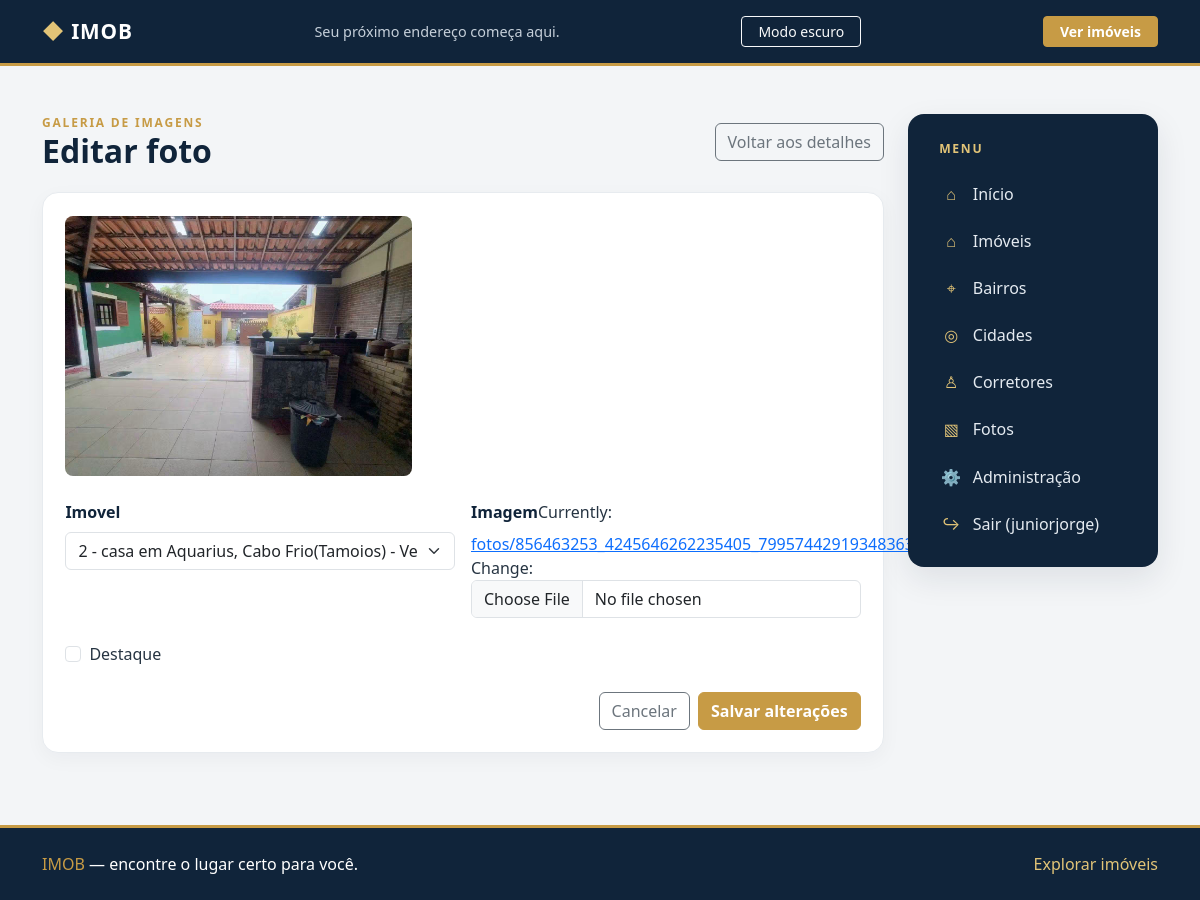
The page /fotos/17/editar/ (signed in) on the database its author committed.
### Fotos/models.py (models this page shows, shortened)
class Fotoimovel(models.Model):
    MAX_FOTOS_POR_IMOVEL = 12
    imovel = models.ForeignKey('Imoveis.Imovel', on_delete=models.CASCADE, related_name='fotos')
    imagem = models.ImageField(upload_to='fotos/')
    destaque = models.BooleanField(default=False)

### Fotos/views.py (the view, shortened to what this page needs)
# urls.py: path('fotos/<int:pk>/editar/', login_required(views.FotoimovelUpdateView.as_view()), name='fotos_update'),
class FotoimovelUpdateView(FotoimovelWebContextMixin, FotoimovelFormStyleMixin, UpdateView):
    model = Fotoimovel
    form_class = FotoImovelForm
    template_name = 'fotos_update.html'
    success_url = reverse_lazy('fotos_list')

### Fotos/forms.py
class FotoImovelForm(forms.ModelForm):
    class Meta:
        model = Fotoimovel
        fields = '__all__'

### Fotos/views.py (called while the page is built)
    def get_context_data(self, **kwargs):
        context = super().get_context_data(**kwargs)
        context.update({
            "list_url": "fotos_list",
            "create_url": "fotos_create",
            "detail_url": "fotos_detail",
            "update_url": "fotos_update",
            "delete_url": "fotos_delete",
        })
        return context

    def get_form(self, form_class=None):
        form = super().get_form(form_class)
        for field in form.fields.values():
            input_type = getattr(field.widget, "input_type", None)
            if input_type == "checkbox":
                field.widget.attrs["class"] = "form-check-input"
            elif input_type == "select":
                field.widget.attrs["class"] = "form-select"
            elif input_type == "file":
                field.widget.attrs.setdefault("class", "form-control")
            else:
                field.widget.attrs["class"] = "form-control"
        return form

### Imoveis/models.py (called while the page is built)
    def __str__(self):
        return f"{self.id} - {self.tipo} em {self.bairro.nome}, {self.cidade.nome} - {self.finalidade.capitalize()} - R$ {self.valor:,.2f}"

### Fotos/templates/fotos_update.html (shortened to what this page needs)
{% extends "base.html" %}
{% block content %}
<div class="page-heading"><div><div class="page-kicker">Galeria de imagens</div><h1 class="page-title h2">Editar foto</h1></div><a class="btn btn-outline-secondary" href="{% url detail_url object.pk %}">Voltar aos detalhes</a></div>
<div class="panel">{% if object.imagem %}<div class="mb-4"><img src="{{ object.imagem.url }}" alt="Foto atual do imóvel" class="img-fluid rounded-3" style="max-height:260px"></div>{% endif %}<form method="post" enctype="multipart/form-data" novalidate>{% csrf_token %}{% if form.non_field_errors %}<div class="alert alert-danger">{{ form.non_field_errors }}</div>{% endif %}<div class="row g-3">{% for field in form %}<div class="col-md-6">{% if field.field.widget.input_type == "checkbox" %}<div class="form-check mt-2">{{ field }}<label class="form-check-label" for="{{ field.id_for_label }}">{{ field.label }}</label></div>{% else %}<label class="form-label" for="{{ field.id_for_label }}">{{ field.label }}</label>{{ field }}{% endif %}{% for error in field.errors %}<div class="text-danger small mt-1">{{ error }}</div>{% endfor %}</div>{% endfor %}</div><div class="d-flex justify-content-end gap-2 mt-4"><a class="btn btn-outline-secondary" href="{% url detail_url object.pk %}">Cancelar</a><button class="btn btn-gold" type="submit">Salvar alterações</button></div></form></div>
{% endblock %}

### app/templates/base.html (shortened to what this page needs)
{% load static %}
<!doctype html>
<html lang="pt-BR">
<head>
    <link href="https://cdn.jsdelivr.net/npm/bootstrap@5.3.3/dist/css/bootstrap.min.css" rel="stylesheet">
</head>
<body>
    <header class="site-header">
        <div class="container py-3 d-flex align-items-center justify-content-between gap-3">
            <a class="brand" href="{% url 'home' %}"><span class="brand-mark">◆</span> IMOB</a>
            <span class="header-note">Seu próximo endereço começa aqui.</span>
            <button class="btn btn-outline-light btn-sm px-3" id="theme-toggle" type="button" aria-pressed="false">
            </button>
            {% if user.is_authenticated %}
                <a class="btn btn-gold btn-sm px-3" href="{% url 'imoveis_list' %}">Ver imóveis</a>
            {% else %}
                <a class="btn btn-gold btn-sm px-3" href="{% url 'login' %}">Entrar</a>
            {% endif %}
        </div>
    </header>
    <main class="site-main container py-4 py-lg-5">
        <div class="page-layout{% if request.resolver_match.url_name == 'login' %} page-layout-login{% endif %}">
            <section class="page-content">
                {% block content %}{% endblock %}
            </section>
            {% if request.resolver_match.url_name != 'login' %}
                <aside class="side-menu" aria-label="Menu principal">
                    <div class="side-menu-title">Menu</div>
                    <nav>
                        <a class="side-link" href="{% url 'home' %}"><span class="side-icon">⌂</span> Início</a>
                        <a class="side-link" href="{% url 'imoveis_list' %}"><span class="side-icon">⌂</span> Imóveis</a>
                        {% if user.is_authenticated %}
                            <a class="side-link" href="{% url 'bairros_list' %}"><span class="side-icon">⌖</span> Bairros</a>
                            <a class="side-link" href="{% url 'cidades_list' %}"><span class="side-icon">◎</span> Cidades</a>
                            <a class="side-link" href="{% url 'corretores_list' %}"><span class="side-icon">♙</span> Corretores</a>
                            <a class="side-link" href="{% url 'fotos_list' %}"><span class="side-icon">▧</span> Fotos</a>
                            <a class="side-link" href="/admin/"><span class="side-icon">⚙</span> Administração</a>
                            <form method="post" action="{% url 'logout' %}">
                                <button class="side-link w-100 border-0 bg-transparent text-start" type="submit">
                                    <span class="side-icon">↪</span> Sair ({{ user.username }})
                                </button>
                            </form>
                        {% else %}
                            <a class="side-link" href="{% url 'login' %}"><span class="side-icon">↪</span> Entrar</a>
                        {% endif %}
                    </nav>
                </aside>
            {% endif %}
        </div>
    </main>
    <footer class="site-footer mt-4">
        <div class="container py-4 d-flex flex-column flex-sm-row justify-content-between align-items-sm-center gap-2">
            <span><span class="text-gold">IMOB</span> &mdash; encontre o lugar certo para você.</span>
            <a class="footer-link" href="{% url 'imoveis_list' %}">Explorar imóveis</a>
        </div>
    </footer>
</body>
</html>

### app/templates/base.html (style rules this page uses)
:root { --navy: #10243a; --navy-light: #183652; --gold: #c79b45; --gold-light: #e2c477; --ink: #263442; --muted: #728091; --surface: #fff; --page: #f3f5f7; }
body { min-height: 100vh; display: flex; flex-direction: column; background: var(--page); color: var(--ink); }
.site-header, .site-footer { background: var(--navy); color: #fff; }
.site-header { border-bottom: 3px solid var(--gold); }
.brand { color: #fff; font-size: 1.3rem; font-weight: 700; letter-spacing: .04em; text-decoration: none; }
.brand-mark { color: var(--gold-light); }
.header-note { color: #c6d0da; font-size: .9rem; }
.site-main { flex: 1; }
.page-layout { display: grid; grid-template-columns: minmax(0, 1fr) 250px; gap: 1.5rem; align-items: start; }
.page-content { min-width: 0; }
.side-menu { position: sticky; top: 1.25rem; background: var(--navy); color: #fff; border-radius: 1rem; padding: 1.25rem; box-shadow: 0 12px 32px #10243a18; }
.side-menu-title { color: var(--gold-light); font-size: .76rem; font-weight: 700; letter-spacing: .14em; text-transform: uppercase; margin: .35rem .7rem .8rem; }
.side-link { display: flex; align-items: center; gap: .7rem; padding: .72rem .8rem; border-radius: .65rem; color: #e5ebf1; text-decoration: none; transition: .18s ease; }
.side-icon { color: var(--gold-light); width: 1.3rem; text-align: center; }
.page-heading { display: flex; justify-content: space-between; align-items: center; gap: 1rem; margin-bottom: 1.35rem; }
.page-title { color: var(--navy); font-weight: 700; margin: 0; }
.page-kicker { color: var(--gold); font-size: .75rem; font-weight: 700; letter-spacing: .15em; text-transform: uppercase; }
.panel, .stat-card, .property-card { background: var(--surface); border: 1px solid #e7ebef; border-radius: 1rem; box-shadow: 0 6px 20px #10243a0a; }
.panel { padding: 1.4rem; }
.btn-gold { background: var(--gold); border-color: var(--gold); color: #fff; font-weight: 600; }
.text-gold { color: var(--gold) !important; }
.form-label { color: var(--navy); font-weight: 600; }
.site-footer { border-top: 3px solid var(--gold); }
.footer-link { color: var(--gold-light); text-decoration: none; }

### rows shown on the page
Fotoimovel: imagem (picture), form "2 - casa em Aquarius, Cabo Frio(Tamoios) - Venda - R$ 250,000.00"

### other values the page prints
{{ field.label }} "Imovel" "Imagem"
{{ field.label }} "Destaque"
{{ user.username }} "juniorjorge"
